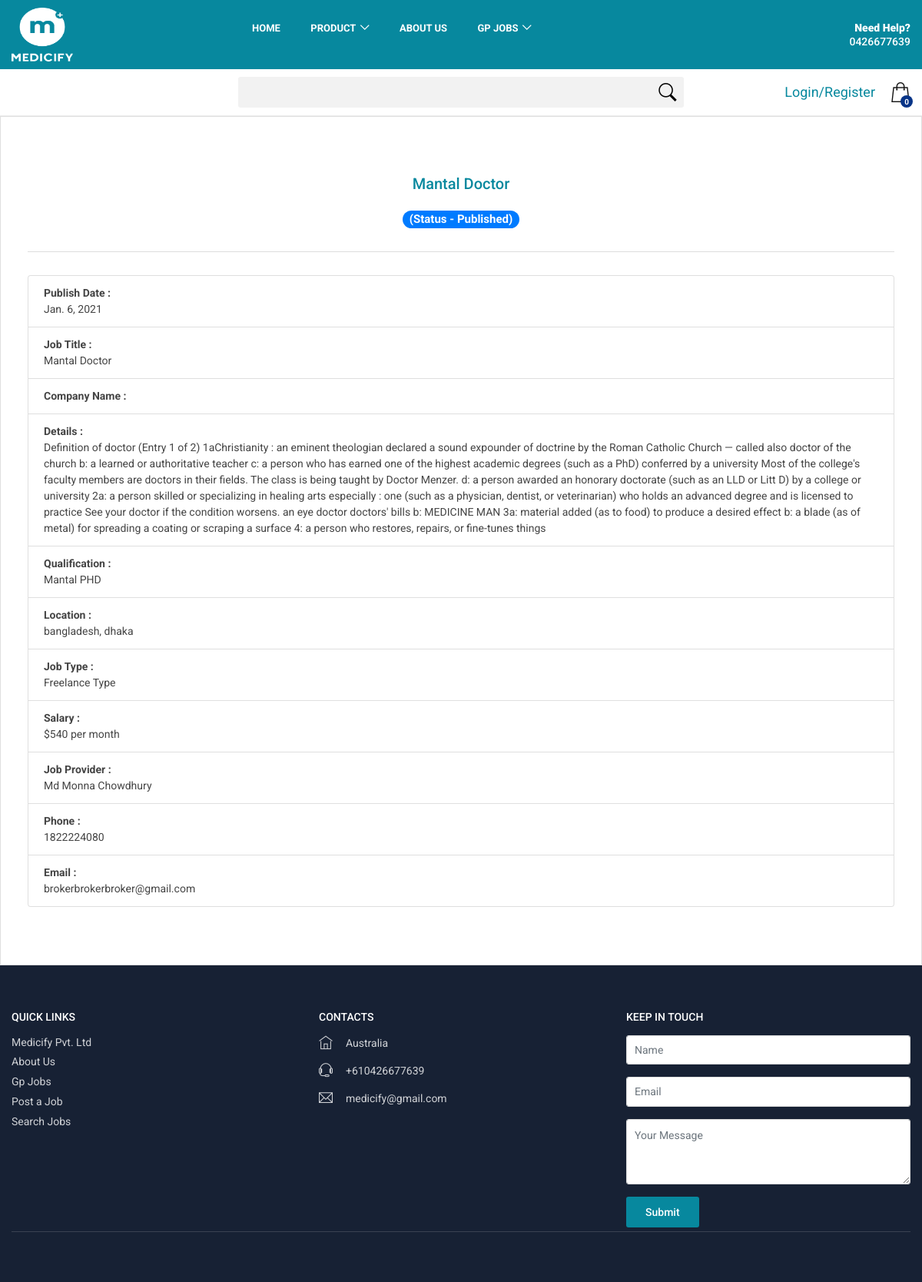
Screenshot of /job_post_details/14 with the database file from the repository.
### medicifyapp/models.py (models this page shows, shortened)
class posted_jobs(models.Model):
    user = models.ForeignKey(User, on_delete=models.CASCADE)
    job_title = models.CharField(max_length=1000, blank=True)
    company_name=models.CharField(max_length=1000, default='', blank=True)
    job_details = models.TextField(blank=True)
    qualification = models.CharField(max_length=1000, default='', blank=True)
    job_location = models.CharField(max_length=1000, blank=True)
    job_type = models.CharField(max_length=100, blank=True)
    salary = models.CharField(max_length=1000, blank=True)
    phone_number = models.CharField(max_length=1000, blank=True)
    job_post_status = models.ForeignKey(job_post_status, on_delete=models.CASCADE)
    post_date=models.DateField(default=datetime.now(), blank=True)
    email = models.CharField(max_length=1000, blank=True)

class job_post_status(models.Model):
    job_post_status=models.CharField(max_length=1000)
    def __str__(self):
        return self.job_post_status

### medicifyapp/views.py (the view)
# urls.py: path('job_post_details/<int:pk>', views.job_post_details, name='job_post_details'),
def job_post_details(request, pk):
    get_posted_jobs_id = posted_jobs.objects.get(id=pk)
    Categories_all = Categories.objects.all()
    context11 = {'get_posted_jobs_id':get_posted_jobs_id, 'Categories_all':Categories_all}
    return render(request, 'job_post_details.html', context11)

### medicifyapp/templates/job_post_details.html (shortened to what this page needs)
{% extends 'base.html' %}
{% load static %}
{% block body %}
<div class="container">
  <h5 class="text-center"><p style="color:#07889E;">{{get_posted_jobs_id.job_title}}</p> <span class="badge badge-primary badge-pill">(Status - {{get_posted_jobs_id.job_post_status}})</span></h5><hr>
</div>
<ul class="list-group container">
  <li class="list-group-item"><b>Publish Date :</b></br> {{get_posted_jobs_id.post_date}}</li>
  <li class="list-group-item"><b>Job Title :</b></br> {{get_posted_jobs_id.job_title}}</li>
  <li class="list-group-item"><b>Company Name :</b></br> {{get_posted_jobs_id.company_name}}</li>
  <li class="list-group-item"><b>Details :</b></br> {{get_posted_jobs_id.job_details}}</li>
  <li class="list-group-item"><b>Qualification :</b></br> {{get_posted_jobs_id.qualification}}</li>
  <li class="list-group-item"><b>Location :</b></br>{{get_posted_jobs_id.job_location}}</li>
  <li class="list-group-item"><b>Job Type :</b></br>{{get_posted_jobs_id.job_type}}</li>
  <li class="list-group-item"><b>Salary :</b></br>{{get_posted_jobs_id.salary}}</li>
  <li class="list-group-item"><b>Job Provider :</b></br>{{get_posted_jobs_id.user.first_name}} {{get_posted_jobs_id.user.last_name}}</li>
  <li class="list-group-item"><b>Phone :</b></br>{{get_posted_jobs_id.phone_number}}</li>
  <li class="list-group-item"><b>Email :</b></br>{{get_posted_jobs_id.email}}</li>
</ul>
{% endblock %}

### rows the page displays
posted_jobs: job_title "Mantal Doctor", job_post_status "Published", post_date "Jan. 6, 2021", job_details "Definition of doctor (Entry 1 of 2) 1aChristianity : an eminent theologian declared a sound expounder of doctrine by the Roman Catholic Church — called also doctor of the church b: a learned or authoritative teacher c: a person who has earned one of the highest academic degrees (such as a PhD) conferred by a university Most of the college's faculty members are doctors in their fields. The class is being taught by Doctor Menzer. d: a person awarded an honorary doctorate (such as an LLD or Litt D) by a college or university 2a: a person skilled or specializing in healing arts especially : one (such as a physician, dentist, or veterinarian) who holds an advanced degree and is licensed to…", qualification "Mantal PHD", job_location "bangladesh, dhaka", job_type "Freelance Type", salary "$540 per month", user.first_name "Md Monna", user.last_name "Chowdhury", phone_number "1822224080", email "brokerbrokerbroker@gmail.com"
